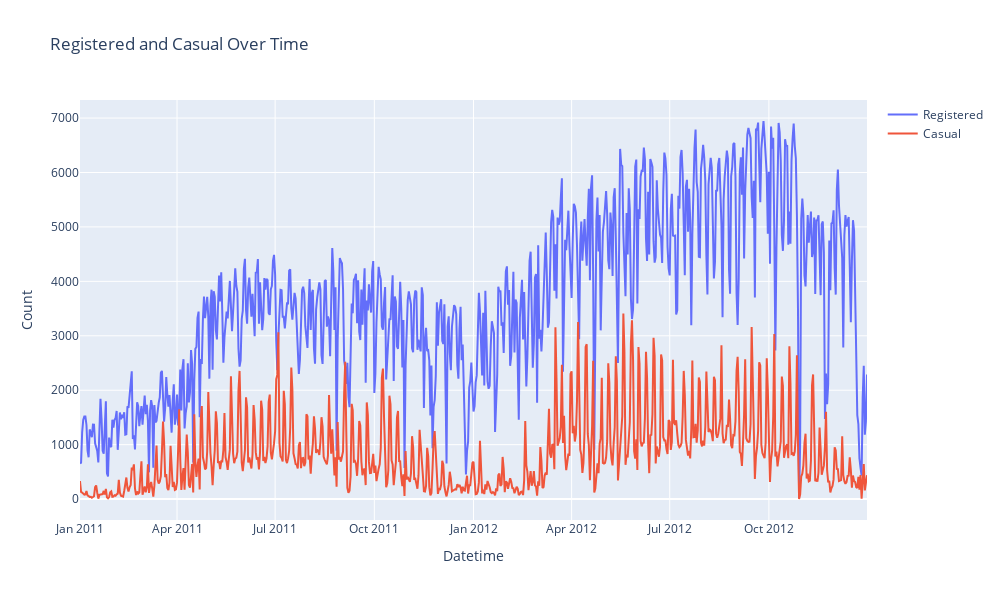

Notebook cell for this chart:
### Markdown cell above
### Question 4

### Code cell
# Create a figure
fig = go.Figure()

# Add trace for Registered users
fig.add_trace(go.Scatter(x=dfd.index, y=dfd['Registered'], mode='lines', name='Registered',marker_color='#636EFA',))

# Add trace for Casual users
fig.add_trace(go.Scatter(x=dfd.index, y=dfd['Casual'], mode='lines', name='Casual',marker_color='#EF553B',))

# Update layout
fig.update_layout(
    width=1000,  # Set the width of the plot
    height=600,  # Set the height of the plot
    title='Registered and Casual Over Time',
    xaxis_title='Datetime',
    yaxis_title='Count'
)

fig.show()

### Figure 1 — Plotly figure (JSON) as saved in the notebook; plotly's stock layout.template omitted (floating-point values rounded to 4 significant figures; data arrays with more than 128 entries replaced by an {"elided": "..."} marker saying what was removed)
{"data": [{"marker": {"color": "#636EFA"}, "mode": "lines", "name": "Registered", "type": "scatter", "x": {"elided": "731 str values"}, "y": {"elided": "731 int values"}}, {"marker": {"color": "#EF553B"}, "mode": "lines", "name": "Casual", "type": "scatter", "x": {"elided": "731 str values"}, "y": {"elided": "731 int values"}}], "layout": {"height": 600, "title": {"text": "Registered and Casual Over Time"}, "width": 1000, "xaxis": {"title": {"text": "Datetime"}}, "yaxis": {"title": {"text": "Count"}}}}
